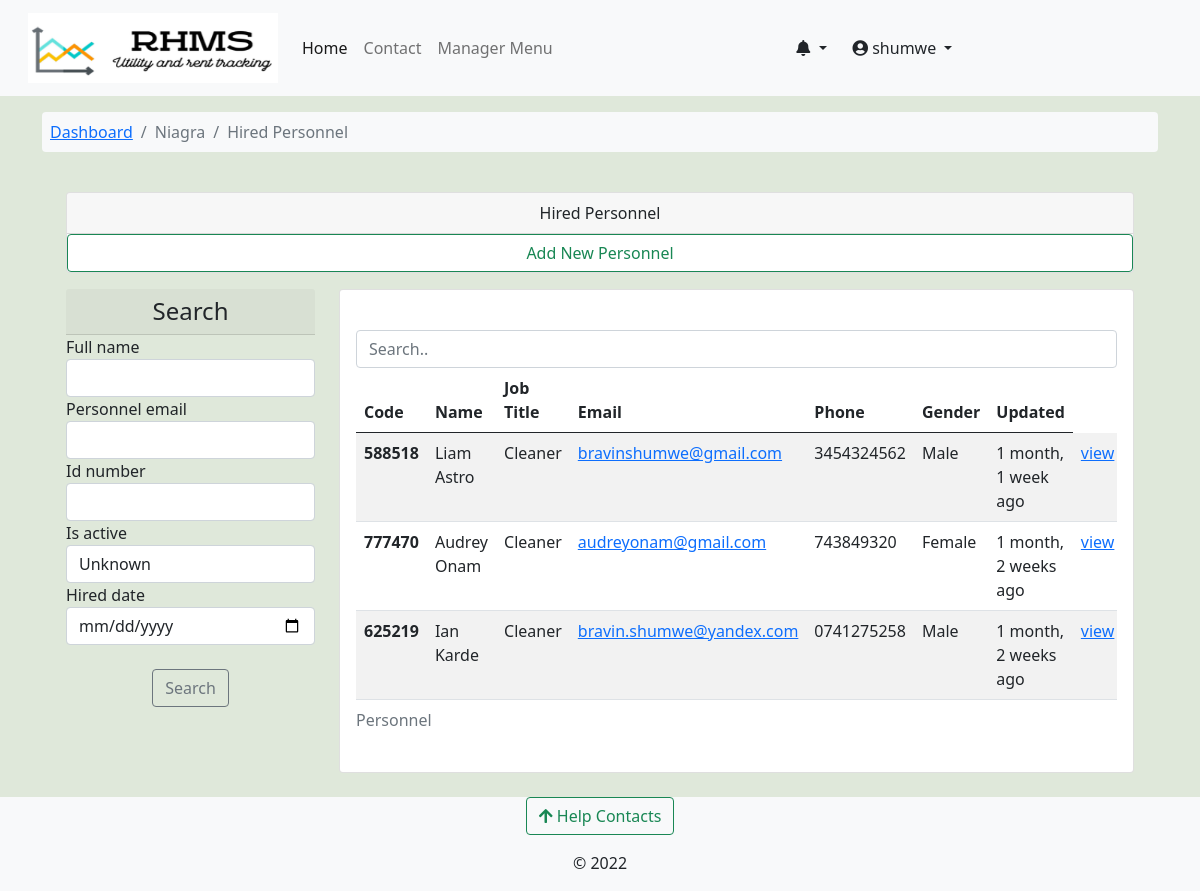
The app's page /work_order/hired_personnel/niagra-bumnsd-sd-djks/ (signed in) with its own data.
### accounts/models.py (models this page shows)
class User(AbstractUser):
    avatar = models.ImageField(upload_to=get_avatar_path, default='no-avatar.png')
    is_verified = models.BooleanField(default=False)
    is_tenant = models.BooleanField(default=False)
    is_manager = models.BooleanField(default=False)
    def __str__(self):
        return f"{self.username} | {self.first_name} {self.last_name}"

### rental_property/models.py (models this page shows, shortened)
class Building(models.Model):
    STATUS_CHOICES = [
        ('op', 'Vacancies Available'),
        ('um', 'Under Maintanance'),
        ('fo', 'Fully Occupied'),
        ('dc', 'Decomisioned'),
    ]
    estate = models.ForeignKey(Estate, on_delete=models.CASCADE, null=True, blank=True)
    name = models.CharField(max_length=100)
    slug = models.SlugField(max_length=100, unique=True)
    registered_owner = models.CharField(max_length=50)
    manager = models.ForeignKey(Managers, on_delete=models.CASCADE, related_name='building_manager')
    added_by = models.ForeignKey(User, on_delete=models.DO_NOTHING)
    address_line = models.CharField(max_length=50)
    cover_image = models.ImageField(upload_to='building-cover', null=True, blank=True)
    county = models.ForeignKey(Counties, on_delete=models.CASCADE)
    country = models.CharField(max_length=50, default='Kenya')
    building_status = models.CharField(max_length=5, choices=STATUS_CHOICES)
    added = models.DateTimeField(default=datetime.now)
    updated = models.DateTimeField(auto_now=True)

### work_order/models.py (models this page shows, shortened)
class HiredPersonnel(models.Model):
    GENDER_CHOICES = [
        ('male', 'Male'),
        ('female', 'Female'),
    ]
    associated_account = models.OneToOneField(User, on_delete=models.CASCADE, null=True, blank=True)
    personnel_manager = models.ForeignKey(Managers, on_delete=models.CASCADE)
    personnel_code = models.CharField(max_length=9, unique=True, null=True, blank=True)
    full_name = models.CharField(max_length=100)
    job_title = models.CharField(max_length=55)
    personnel_email = models.EmailField(max_length=155)
    phone_number = models.CharField(max_length=15)
    id_number = models.CharField(max_length=15)
    gender = models.CharField(max_length=10, choices=GENDER_CHOICES)
    building = models.ForeignKey(Building, on_delete=models.CASCADE)
    hired_date = models.DateField()
    is_active = models.BooleanField(default=True)
    created = models.DateTimeField(default=datetime.now)
    updated = models.DateTimeField(auto_now=True)

### work_order/views.py (the view)
# urls.py: path('hired_personnel/<slug:building_slug>/', views.hired_personnel, name='hired_personnel'),
@login_required
def hired_personnel(request, building_slug):
    building = Building.objects.get(slug=building_slug)
    user = request.user
    if user.is_manager:
        manager = Managers.objects.get(associated_account=user)
    else:
        return redirect('profile')
    personnels = HiredPersonnel.objects.filter(building=building).order_by('-created')
    personnels_filter = HiredPersonnelFilter(request.GET, queryset=personnels)
    if request.method == 'POST':
        add_form = NewHiredPersonnelForm(request.POST)
        if add_form.is_valid():
            add_form.instance.building = building
            add_form.instance.personnel_manager = manager
            add_form.save()
            messages.success(request, 'New Personnel added')
            return HttpResponseRedirect("")
    else:
        add_form = NewHiredPersonnelForm()
    context = {'building':building,'personnels':personnels_filter,'add_form':add_form}
    return render(request, 'work_order/hired_personnel.html', context)

### work_order/forms.py
class NewHiredPersonnelForm(forms.ModelForm):
    class Meta:
        model = HiredPersonnel
        fields = ['associated_account','full_name','id_number','job_title',
                  'personnel_email','phone_number','gender','hired_date']
        widgets = {
            'hired_date': DateInput(),
        }

### accounts/context_processors.py (called while the page is built)
def get_notifications(request):
    user = request.user
    if user.is_authenticated:
        notifications = UserNotifications.objects.filter(
            user_id=user).order_by('-created')[:7]
        return dict(notifications=notifications)
    else:
        return {'false': False}

### complaints/context_processors.py (called while the page is built)
def get_contacts(request):
    user = request.user
    if user.is_authenticated:
        if user.is_tenant:
            tenant = Tenants.objects.get(associated_account=user)
            building = Building.objects.get(id=tenant.rented_unit.building_id)
            contacts = HelpContacts.objects.filter(associated_building=building)
            return dict(contacts=contacts)
        elif user.is_manager:
            contacts = HelpContacts.objects.all()
            return dict(contacts=contacts)
        else:
            contacts = HelpContacts.objects.filter(make_publicly_available=True)
            return dict(contacts=contacts)
    else:
        contacts = HelpContacts.objects.filter(make_publicly_available=True)
        return dict(contacts=contacts)

### rental_property/context_processors.py (called while the page is built)
def my_managed_buildings(request):
    user_instance = request.user
    if user_instance.is_authenticated:
        manager_instance = Managers.objects.filter(associated_account=user_instance)[:1]
        managed_buildings = Building.objects.filter(manager=manager_instance)
        return dict(managed_buildings=managed_buildings)
    else:
        return {'False': False,}

### work_order/templates/work_order/hired_personnel.html (shortened to what this page needs)
{% extends 'base.html' %}
{% load crispy_forms_tags %}
{% load humanize %}
{% block content %}
<nav class="container mt-3">
  <ol class="breadcrumb bg-light p-2 rounded-2">
      <li class="breadcrumb-item "><a href="{% url 'building-dashboard' building.slug %}">Dashboard</a></li>
      <li class="breadcrumb-item active"> {{building.name}} </li>
      <li class="breadcrumb-item active"> Hired Personnel </li>
  </ol>
</nav>
<div class="container">
<section class="row justify-content-center p-4">
    <div class="container">
      <div class="container card p-0 mb-3">
        <div class="card-header text-center w-100">
          Hired Personnel
        </div>
        <div class="row">
          <div class="col-sm-12">
            <div class="list-group">
                <button type="button" class="btn btn-outline-success" data-bs-toggle="modal" data-bs-target="#addPersonnelBackdrop">Add New Personnel </button>
            </div>
          </div>
        </div>
      </div>
      <div class="row">
        <div class="col-sm-3">
            <h4 class="card-header text-center"> Search </h4>
          <form method='get'>
              {{personnels.form|crispy }}
              <br>
                  <div class="form-group text-center">
                      <button class="btn btn-outline-secondary" type="submit">Search</button>
                  </div>
          </form>
        </div>
        <div class="col-sm-9">
          <div class="row">
            <div class="col-sm-12">
              <div class="card card-body">
                <input class="form-control" id="myInput" type="text" placeholder="Search..">
                <div class="table-responsive">
                <table class="table table-striped table-hover">
                  <caption> Personnel </caption>
                    <thead>
                      <tr>
                        <th scope="col">Code</th>
                        <th scope="col">Name</th>
                        <th scope="col">Job Title</th>
                        <th scope="col"> Email </th>
                        <th scope="col"> Phone </th>
                        <th scope="col"> Gender </th>
                        <th scope="col">Updated</th>
                      </tr>
                    </thead>
                    <tbody id='ourTable'>
                        {% for p in personnels.qs %}
                      <tr>
                        <th scope="row"> {{p.personnel_code}} </th>
                        <td>{{ p.full_name }}</td>
                        <td>{{ p.job_title }}</td>
                        <td><a href="mailto:{{ p.personnel_email }}" target="_blank">{{ p.personnel_email }}</a> </td>
                        <td> {{p.phone_number}} </td>
                        <td>{{ p.get_gender_display }}</td>
                        <td> {{p.updated|naturaltime}}</td>
                        <td> <a href="{% url 'hired_personnel_details' building.slug p.personnel_code %}"> view </a> </td>
                      </tr>
                      {% endfor %}
                    </tbody>
                </table>
                </div>
              </div>
            </div>
          </div>
        </div>
      </div>
    </div>
  </div>
{% endblock %}

### templates/base.html (shortened to what this page needs)
<!doctype html>
<html lang="en">
  {% load static %}
  {% load i18n %}
  <head>
    {% load pwa %}
    <link href="https://cdn.jsdelivr.net/npm/bootstrap@5.0.2/dist/css/bootstrap.min.css" rel="stylesheet">
    <link type="text/css" href="{% static 'css/main.css' %}" rel="stylesheet">
    <link rel="stylesheet" href="https://cdnjs.cloudflare.com/ajax/libs/font-awesome/4.7.0/css/font-awesome.min.css">
    <link rel="stylesheet" href="https://pro.fontawesome.com/releases/v5.11.2/css/all.css">
  </head>
  <body class="d-flex flex-column min-vh-100" style="background-color: #dfe8da;">
    <nav class="navbar navbar-expand-lg navbar-light bg-light" aria-label="main-nav">
        <div class="container-fluid">
          <a class="navbar-brand align" href="{% url 'operational-buildings' %}">
                <div class="d-flex">
                    <div class="ms-3 d-flex flex-column">
                      <img src="{% static 'img/rhms_logo2.png' %}" alt="logo" width="250" height="70"/>
                    </div>
                </div>
            </a>
            <div class="collapse navbar-collapse" id="mynav">
                <ul class="navbar-nav mb-lg-0">
                    <li class="nav-item"> <a class="nav-link active" aria-current="page" href="{% url 'operational-buildings' %}">Home</a> </li>
                    <li class="nav-item"> <a class="nav-link" aria-current="page" href="{% url 'core:contact' %}">Contact</a> </li>
                    {% if user.is_manager %}
                    <li class="nav-item"> <a class="nav-link" data-bs-toggle="offcanvas" href="#hrmsCanvas" role="button" aria-controls="hrmsCanvas">Manager Menu</a> </li>
                    {% endif %}
                </ul>
                </div>
                {% if request.user.is_authenticated %}
                <div class="collapse navbar-collapse" id="mynav">
                  <div class="dropdown">
                    <a href="#" class="btn dropdown-toggle" type="button" id="messagesDrop" data-bs-toggle="dropdown" aria-haspopup="true" aria-expanded="false">
                      <em class="fas fa-bell"></em>
                    </a>
                      {% load humanize %}
                  </div>
                <div class="collapse navbar-collapse" id="mynav">
                  <div class="dropdown">
                    <a href="#" class="btn dropdown-toggle" type="button" id="dropdownMenuButton" data-bs-toggle="dropdown" aria-haspopup="true" aria-expanded="false">
                      <em class="fas fa-user-circle"></em> {{ request.user.username }}
                    </a>
                  </div>
                </div>
                {% endif %}
            </div>
    </nav>
    {% block content %}	{% endblock content%}
    <footer class="mt-auto bg-light">
      <div class="mb-3 text-center">
      <button class="btn btn-outline-success" type="button" data-bs-toggle="offcanvas" data-bs-target="#contactsOffcanvas" aria-controls="contactsOffcanvas"><em class="fas fa-arrow-upfas fa-arrow-up"></em> Help Contacts</button>
      </div>
      <div>
        <p class="text-center ">&copy; 2022</p>
  </footer>
  </body>
</html>

### staticfiles/css/main.css (style rules this page uses)
:root { --header-height: 3rem; --nav-width: 68px; --first-color-light: #AFA5D9; --white-color: #F7F6FB; --body-font: 'Nunito', sans-serif; --normal-font-size: 1rem; --z-fixed: 100 }

### records on screen
User: user.username "shumwe"
Building: name "Niagra"
HiredPersonnel: personnel_code "588518", full_name "Liam Astro", job_title "Cleaner", personnel_email "bravinshumwe@gmail.com", phone_number "3454324562", gender "Male", updated "1 month, 1 week ago"
HiredPersonnel: personnel_code "777470", full_name "Audrey Onam", job_title "Cleaner", personnel_email "audreyonam@gmail.com", phone_number "743849320", gender "Female", updated "1 month, 2 weeks ago"
HiredPersonnel: personnel_code "625219", full_name "Ian Karde", job_title "Cleaner", personnel_email "bravin.shumwe@yandex.com", phone_number "0741275258", gender "Male", updated "1 month, 2 weeks ago"
